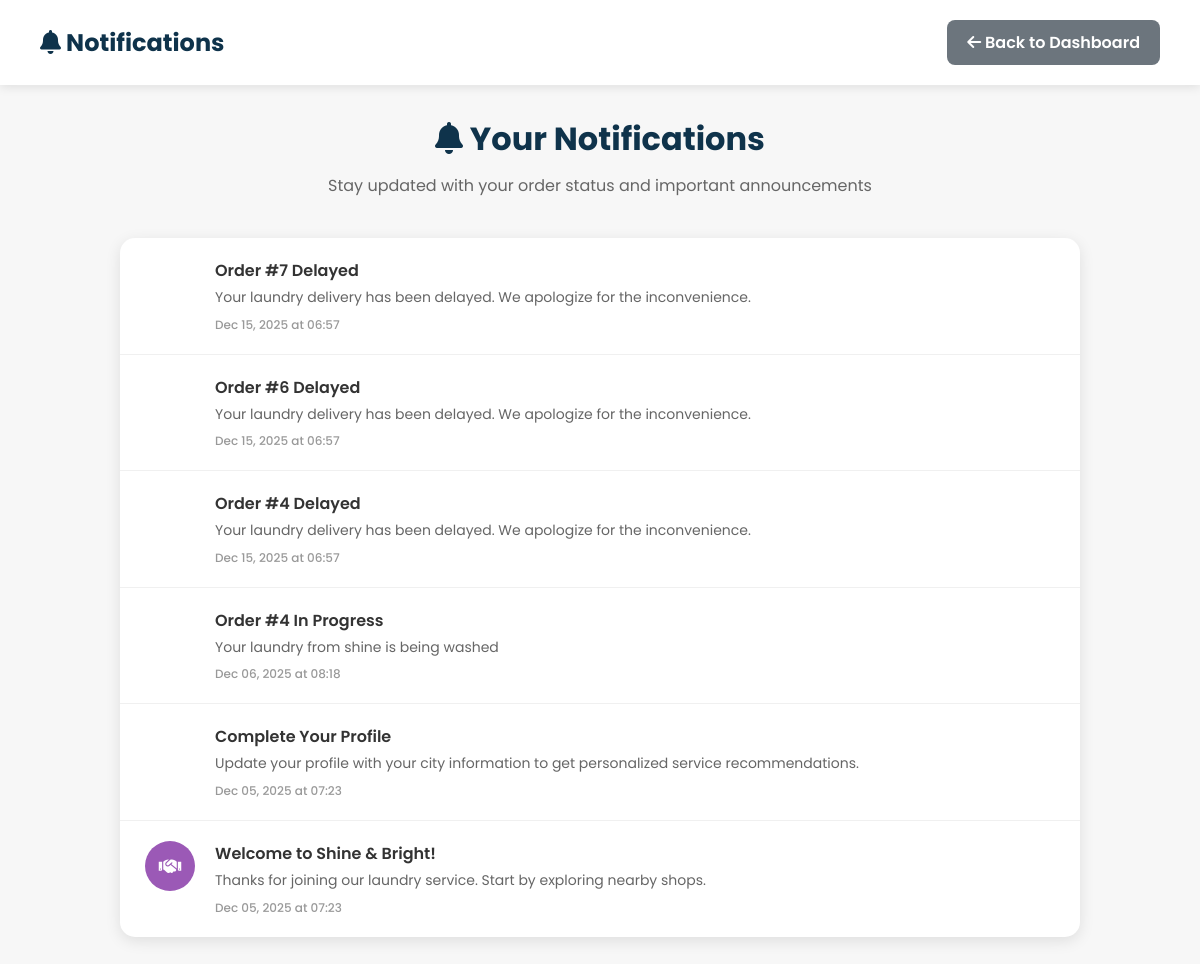
The app's page /notifications/ (signed in) with its own data.
### shop/models.py (models this page shows, shortened)
class Notification(models.Model):
    user = models.ForeignKey(User, on_delete=models.CASCADE)
    title = models.CharField(max_length=200)
    message = models.TextField()
    notification_type = models.CharField(max_length=50)
    icon = models.CharField(max_length=50, default='fas fa-bell')
    color = models.CharField(max_length=20, default='#3498db')
    is_read = models.BooleanField(default=False)
    created_at = models.DateTimeField(default=timezone.now)

### shop/views.py (the view)
# urls.py: path("notifications/", views.notifications_view, name="notifications"),
@login_required
def notifications_view(request):
    create_order_notifications(request.user)
    create_welcome_notifications(request.user)
    Notification.objects.filter(user=request.user, is_read=False).update(is_read=True)
    notifications = Notification.objects.filter(user=request.user).order_by('-created_at')
    notifications = [
        {
            'type': notification.notification_type,
            'title': notification.title,
            'message': notification.message,
            'time': notification.created_at,
            'icon': notification.icon,
            'color': notification.color,
            'is_read': notification.is_read
        }
        for notification in notifications
    ]
    return render(request, 'notifications.html', {
        'notifications': notifications
    })

### shop/views.py (called while the page is built)
def create_welcome_notifications(user):
    if not Notification.objects.filter(user=user, notification_type='welcome').exists():
        Notification.objects.create(
            user=user,
            title='Welcome to Shine & Bright!',
            message='Thanks for joining our laundry service. Start by exploring nearby shops.',
            notification_type='welcome',
            icon='fas fa-handshake',
            color='#9b59b6'
        )
    if not Notification.objects.filter(user=user, notification_type='profile_reminder').exists():
        Notification.objects.create(
            user=user,
            title='Complete Your Profile',
            message='Update your profile with your city information to get personalized service recommendations.',
            notification_type='profile_reminder',
            icon='fas fa-user-edit',
            color='#3498db'
        )

### shop/templates/notifications.html (shortened to what this page needs)
{% load static %}
<!DOCTYPE html>
<html lang="en">
<head>
    <link rel="stylesheet" href="https://cdnjs.cloudflare.com/ajax/libs/font-awesome/6.0.0-beta3/css/all.min.css">
</head>
<body>
    <div class="header">
        <h1><i class="fas fa-bell"></i> Notifications</h1>
        <div>
            <a href="{% url 'dashboard' %}" class="btn btn-secondary">
                <i class="fas fa-arrow-left"></i> Back to Dashboard
            </a>
        </div>
    </div>
    <div class="container">
        <div class="page-title">
            <h1><i class="fas fa-bell"></i> Your Notifications</h1>
            <p>Stay updated with your order status and important announcements</p>
        </div>
        <div class="notifications-container">
            {% if notifications %}
                {% for notification in notifications %}
                    <div class="notification-item notification-{{ notification.type }}">
                        <div class="notification-icon">
                            <i class="{{ notification.icon }}"></i>
                        </div>
                        <div class="notification-content">
                            <div class="notification-title">{{ notification.title }}</div>
                            <div class="notification-message">{{ notification.message }}</div>
                            <div class="notification-time">
                                {{ notification.time|date:"M d, Y" }} at {{ notification.time|date:"H:i" }}
                            </div>
                        </div>
                    </div>
                {% endfor %}
            {% endif %}
        </div>
    </div>
</body>
</html>

### shop/templates/notifications.html (style rules this page uses)
* { margin: 0; padding: 0; font-family: "Poppins", sans-serif; box-sizing: border-box; }
body { background: #f7f7f7; min-height: 100vh; }
:root { --primary-color: #0f334bff; --secondary-color: #6c757d; }
.header { background: white; padding: 20px 40px; box-shadow: 0 2px 10px rgba(0,0,0,0.1); display: flex; justify-content: space-between; align-items: center; }
.header h1 { color: var(--primary-color); font-size: 24px; }
.btn { padding: 10px 20px; border-radius: 8px; text-decoration: none; font-weight: 600; transition: all 0.3s; border: none; cursor: pointer; display: inline-block; }
.btn-secondary { background: var(--secondary-color); color: white; }
.container { max-width: 1000px; margin: 0 auto; padding: 30px 20px; }
.page-title { text-align: center; margin-bottom: 40px; color: var(--primary-color); }
.page-title h1 { font-size: 32px; margin-bottom: 10px; }
.page-title p { color: #666; font-size: 16px; }
.notifications-container { background: white; border-radius: 15px; box-shadow: 0 4px 15px rgba(0,0,0,0.1); overflow: hidden; }
.notification-item { display: flex; align-items: flex-start; padding: 20px 25px; border-bottom: 1px solid #f0f0f0; transition: background 0.2s; }
.notification-item:last-child { border-bottom: none; }
.notification-icon { width: 50px; height: 50px; border-radius: 50%; display: flex; align-items: center; justify-content: center; color: white; font-size: 18px; margin-right: 20px; flex-shrink: 0; }
.notification-content { flex: 1; }
.notification-title { font-size: 16px; font-weight: 600; color: #333; margin-bottom: 5px; }
.notification-message { color: #666; font-size: 14px; line-height: 1.4; margin-bottom: 8px; }
.notification-time { color: #999; font-size: 12px; font-weight: 500; }
.notification-welcome .notification-icon { background: #9b59b6; }

### records on screen
Notification: title "Order #7 Delayed", message "Your laundry delivery has been delayed. We apologize for the inconvenience.", time "Dec 15, 2025", time "06:57"
Notification: title "Order #6 Delayed", message "Your laundry delivery has been delayed. We apologize for the inconvenience.", time "Dec 15, 2025", time "06:57"
Notification: title "Order #4 Delayed", message "Your laundry delivery has been delayed. We apologize for the inconvenience.", time "Dec 15, 2025", time "06:57"
Notification: title "Order #4 In Progress", message "Your laundry from shine is being washed", time "Dec 06, 2025", time "08:18"
Notification: title "Complete Your Profile", message "Update your profile with your city information to get personalized service recommendations.", time "Dec 05, 2025", time "07:23"
Notification: title "Welcome to Shine & Bright!", message "Thanks for joining our laundry service. Start by exploring nearby shops.", time "Dec 05, 2025", time "07:23"
